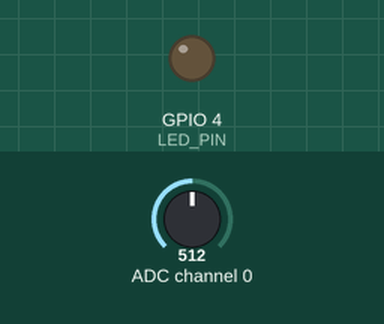
Recording of a program running on a simulated Raspberry Pi (BCM pin numbers). Shown: output pins drawn as LEDs (lit = HIGH). Inputs (shaded band) come from the test bench; at power-on: ADC channel 0 = 512 (analog values on the 0–1023 scale). What the program prints to the terminal is not drawn.

Above: at 1.2 s.
1.3 s: ADC channel 0 set to 500
At 2.1 s:
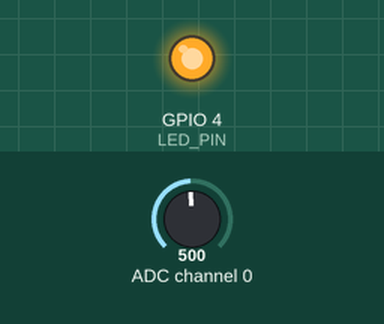
3.0 s: ADC channel 0 set to 522
At 3.3 s:
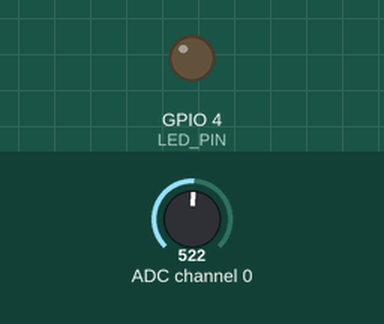
5.0 s: ADC channel 0 set to 511
At 6.1 s:
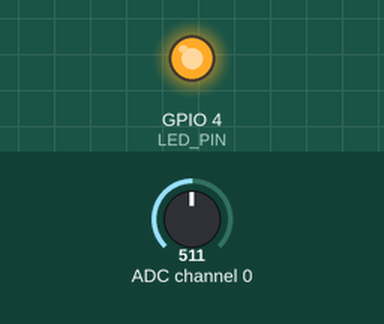
6.5 s: ADC channel 0 set to 716
At 7.3 s:
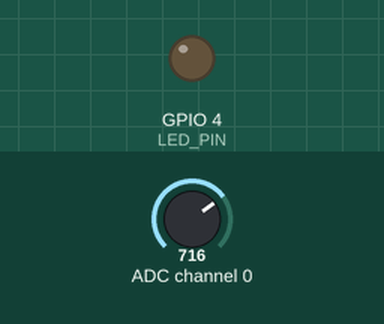
Timing chart, 0 to 9.0 s (numbered marks = the images above; inputs shaded):
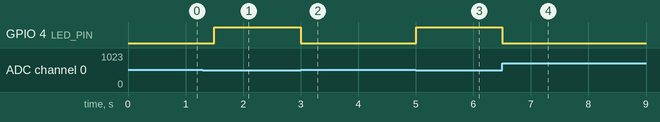

The program:

LDR_task.py
```python
import spidev
import time
import RPi.GPIO as GPIO

LED_PIN = 4
GPIO.setmode(GPIO.BCM)
GPIO.setup(LED_PIN, GPIO.OUT)

#SPI 인스턴트 생성
spi = spidev.SpiDev()

#SPI 통신 시작
spi.open(0,0 ) #bus : 0, dev(장치 번호):0  (CE0, CE1)

#SPI 통신 최대 속도 설정
spi.max_speed_hz = 1000000

# 0~7까지 채널에서 SPI 데이터 읽기
def analog_read(channel):
  # [byte_1, byte_2, byte_3]
  # byte_1 : 1
  # byte_2 : channel(0) + 8 -> 0000 1000 << 4 -> 1000 0000
  # byte_3 : 0
  ret = spi.xfer2([1, (channel + 8) << 4, 0])
  adc_out = ((ret[1] & 3) << 8) + ret[2]
  return adc_out

try:
    while True:
      ldr_value = analog_read(0)

      if(ldr_value<512) :
        print("LDR = %d" %ldr_value )
        GPIO.output(LED_PIN, GPIO.HIGH)
        print("가로등 켜짐~")


      elif(ldr_value>512):
        print("LDR = %d" %ldr_value )
        GPIO.output(LED_PIN, GPIO.LOW)
        print("가로등 꺼짐")

      print("LDR = %d" %ldr_value )
      time.sleep(0.5)
finally :
    spi.close()
```

Measured:
- the behaviour switches between 512 and 511 on ADC channel 0 (found by bisection; images 0 and 1)
- after the input at 1.3 s, GPIO 4 (LED_PIN): LOW → HIGH after 0.20 s
- after the input at 3.0 s, GPIO 4 (LED_PIN): HIGH → LOW at once
- after the input at 5.0 s, GPIO 4 (LED_PIN): LOW → HIGH at once
- after the input at 6.5 s, GPIO 4 (LED_PIN): HIGH → LOW at once
